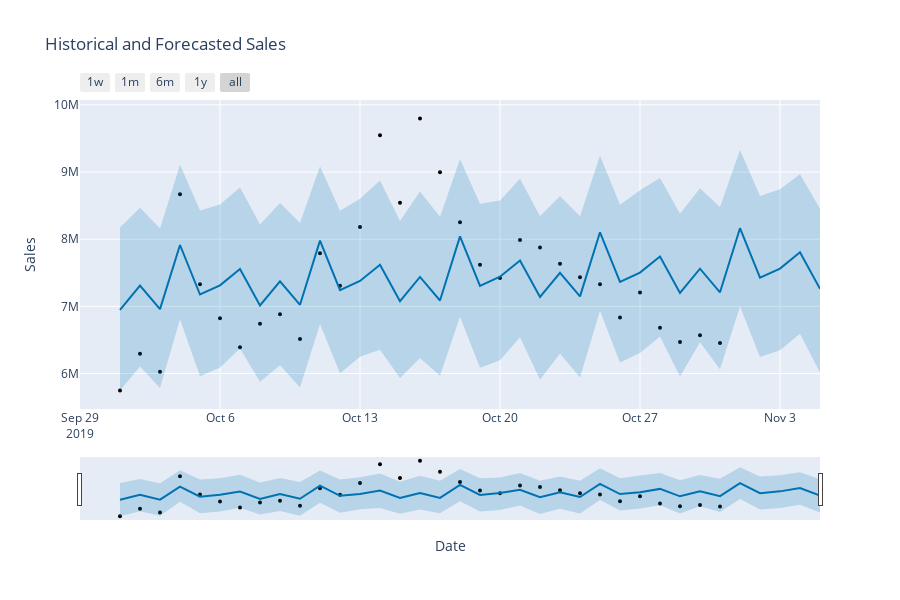

The notebook cell this image was saved under:
### Code cell
prophet_plot.update_layout(
    xaxis_title="Date",
    yaxis_title="Sales",
    title="Historical and Forecasted Sales"
)

prophet_plot.show()
